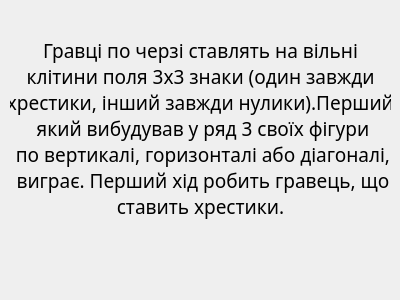
<?xml version="1.0" encoding="UTF-8"?>
<ui version="4.0">
 <class>four_on_four</class>
 <widget class="QDialog" name="four_on_four">
  <property name="geometry">
   <rect>
    <x>0</x>
    <y>0</y>
    <width>400</width>
    <height>300</height>
   </rect>
  </property>
  <property name="windowTitle">
   <string>Dialog</string>
  </property>
  <widget class="QLabel" name="label">
   <property name="geometry">
    <rect>
     <x>10</x>
     <y>10</y>
     <width>381</width>
     <height>211</height>
    </rect>
   </property>
   <property name="font">
    <font>
     <family>MV Boli</family>
     <pointsize>14</pointsize>
    </font>
   </property>
   <property name="text">
    <string>
Гравці по черзі ставлять на вільні 
клітини поля 3х3 знаки (один завжди
 хрестики, інший завжди нулики).Перший,
 який вибудував у ряд 3 своїх фігури
 по вертикалі, горизонталі або діагоналі,
 виграє. Перший хід робить гравець, що 
ставить хрестики.</string>
   </property>
   <property name="textFormat">
    <enum>Qt::AutoText</enum>
   </property>
   <property name="alignment">
    <set>Qt::AlignCenter</set>
   </property>
  </widget>
 </widget>
 <resources/>
 <connections/>
</ui>
